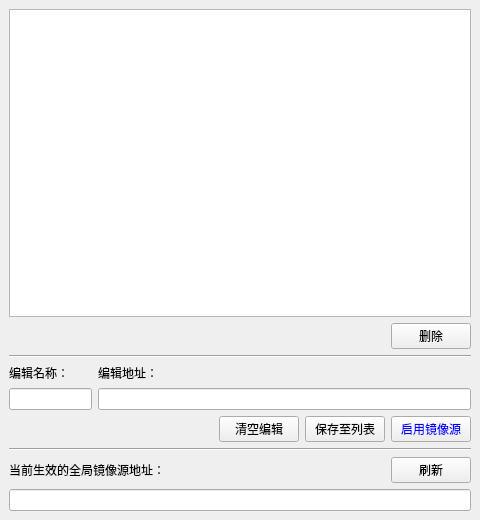
<?xml version="1.0" encoding="UTF-8"?>
<ui version="4.0">
 <class>indexmgr</class>
 <widget class="QMainWindow" name="indexmgr">
  <property name="windowModality">
   <enum>Qt::ApplicationModal</enum>
  </property>
  <property name="geometry">
   <rect>
    <x>0</x>
    <y>0</y>
    <width>480</width>
    <height>520</height>
   </rect>
  </property>
  <property name="font">
   <font>
    <family>Microsoft YaHei UI</family>
   </font>
  </property>
  <property name="windowTitle">
   <string>镜像源设置</string>
  </property>
  <widget class="QWidget" name="centralwidget">
   <layout class="QVBoxLayout" name="verticalLayout_5">
    <item>
     <layout class="QVBoxLayout" name="verticalLayout_4" stretch="9,1,1,1,1,1,1">
      <item>
       <widget class="QListWidget" name="li_indexurls">
        <property name="palette">
         <palette>
          <active>
           <colorrole role="Highlight">
            <brush brushstyle="SolidPattern">
             <color alpha="255">
              <red>155</red>
              <green>222</green>
              <blue>255</blue>
             </color>
            </brush>
           </colorrole>
          </active>
          <inactive>
           <colorrole role="Highlight">
            <brush brushstyle="SolidPattern">
             <color alpha="255">
              <red>155</red>
              <green>222</green>
              <blue>255</blue>
             </color>
            </brush>
           </colorrole>
          </inactive>
          <disabled>
           <colorrole role="Highlight">
            <brush brushstyle="SolidPattern">
             <color alpha="255">
              <red>190</red>
              <green>190</green>
              <blue>190</blue>
             </color>
            </brush>
           </colorrole>
          </disabled>
         </palette>
        </property>
       </widget>
      </item>
      <item>
       <layout class="QHBoxLayout" name="horizontalLayout_4" stretch="9,1">
        <item>
         <widget class="QLabel" name="label_4">
          <property name="text">
           <string/>
          </property>
         </widget>
        </item>
        <item>
         <widget class="QPushButton" name="btn_delurl">
          <property name="toolTip">
           <string>删除列表中选中的镜像源地址。</string>
          </property>
          <property name="text">
           <string>删除</string>
          </property>
         </widget>
        </item>
       </layout>
      </item>
      <item>
       <widget class="Line" name="line">
        <property name="orientation">
         <enum>Qt::Horizontal</enum>
        </property>
       </widget>
      </item>
      <item>
       <layout class="QHBoxLayout" name="horizontalLayout_2" stretch="2,9">
        <item>
         <layout class="QVBoxLayout" name="verticalLayout">
          <item>
           <widget class="QLabel" name="label">
            <property name="text">
             <string>编辑名称：</string>
            </property>
           </widget>
          </item>
          <item>
           <widget class="QLineEdit" name="le_urlname">
            <property name="contextMenuPolicy">
             <enum>Qt::NoContextMenu</enum>
            </property>
           </widget>
          </item>
         </layout>
        </item>
        <item>
         <layout class="QVBoxLayout" name="verticalLayout_2">
          <item>
           <widget class="QLabel" name="label_2">
            <property name="text">
             <string>编辑地址：</string>
            </property>
           </widget>
          </item>
          <item>
           <widget class="QLineEdit" name="le_indexurl">
            <property name="contextMenuPolicy">
             <enum>Qt::NoContextMenu</enum>
            </property>
           </widget>
          </item>
         </layout>
        </item>
       </layout>
      </item>
      <item>
       <layout class="QHBoxLayout" name="horizontalLayout" stretch="9,2,2,2">
        <item>
         <widget class="QLabel" name="label_5">
          <property name="text">
           <string/>
          </property>
         </widget>
        </item>
        <item>
         <widget class="QPushButton" name="btn_clearle">
          <property name="toolTip">
           <string>清空正在编辑的名称和地址输入框。</string>
          </property>
          <property name="text">
           <string>清空编辑</string>
          </property>
         </widget>
        </item>
        <item>
         <widget class="QPushButton" name="btn_saveurl">
          <property name="toolTip">
           <string>将输入框内的名称和地址保存到列表。</string>
          </property>
          <property name="text">
           <string>保存至列表</string>
          </property>
         </widget>
        </item>
        <item>
         <widget class="QPushButton" name="btn_setindex">
          <property name="palette">
           <palette>
            <active>
             <colorrole role="ButtonText">
              <brush brushstyle="SolidPattern">
               <color alpha="255">
                <red>0</red>
                <green>0</green>
                <blue>255</blue>
               </color>
              </brush>
             </colorrole>
            </active>
            <inactive>
             <colorrole role="ButtonText">
              <brush brushstyle="SolidPattern">
               <color alpha="255">
                <red>0</red>
                <green>0</green>
                <blue>255</blue>
               </color>
              </brush>
             </colorrole>
            </inactive>
            <disabled>
             <colorrole role="ButtonText">
              <brush brushstyle="SolidPattern">
               <color alpha="255">
                <red>120</red>
                <green>120</green>
                <blue>120</blue>
               </color>
              </brush>
             </colorrole>
            </disabled>
           </palette>
          </property>
          <property name="toolTip">
           <string>将输入框内的镜像源地址设置为全局镜像源。</string>
          </property>
          <property name="text">
           <string>启用镜像源</string>
          </property>
         </widget>
        </item>
       </layout>
      </item>
      <item>
       <widget class="Line" name="line_2">
        <property name="orientation">
         <enum>Qt::Horizontal</enum>
        </property>
       </widget>
      </item>
      <item>
       <layout class="QVBoxLayout" name="verticalLayout_3">
        <item>
         <layout class="QHBoxLayout" name="horizontalLayout_3" stretch="9,1">
          <item>
           <widget class="QLabel" name="label_3">
            <property name="text">
             <string>当前生效的全局镜像源地址：</string>
            </property>
           </widget>
          </item>
          <item>
           <widget class="QPushButton" name="btn_refresh_effective">
            <property name="toolTip">
             <string>获取当前生效的全局镜像源地址并显示。</string>
            </property>
            <property name="text">
             <string>刷新</string>
            </property>
           </widget>
          </item>
         </layout>
        </item>
        <item>
         <widget class="QLineEdit" name="le_effectiveurl">
          <property name="contextMenuPolicy">
           <enum>Qt::NoContextMenu</enum>
          </property>
          <property name="readOnly">
           <bool>true</bool>
          </property>
         </widget>
        </item>
       </layout>
      </item>
     </layout>
    </item>
   </layout>
  </widget>
 </widget>
 <resources/>
 <connections/>
</ui>
